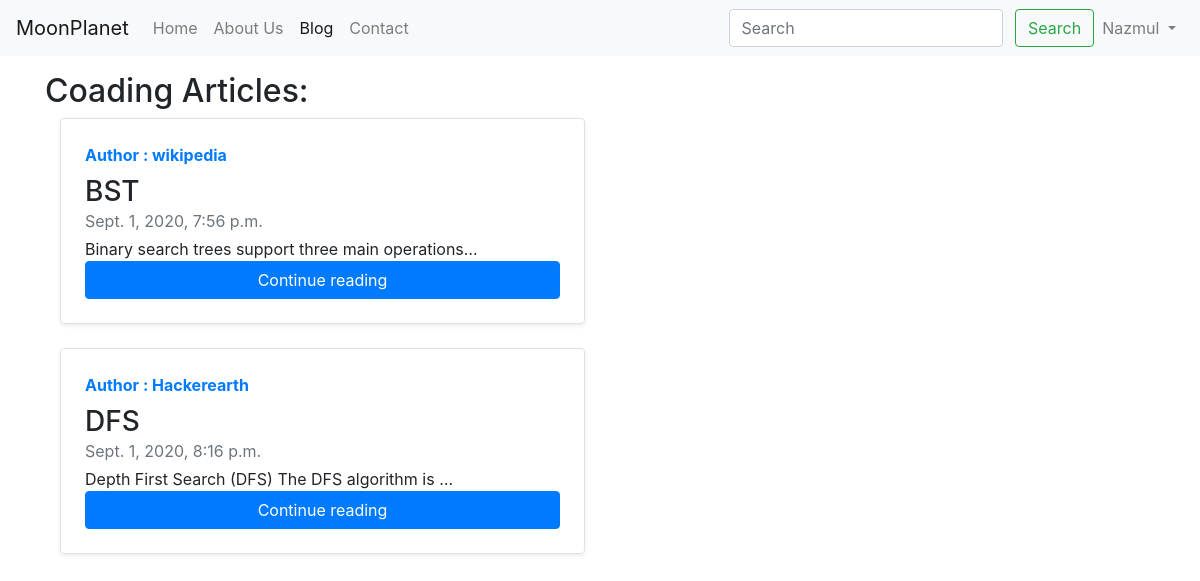
Page /blog/ (signed in) on the committed database.
### blog/models.py (models this page shows, shortened)
class Post(models.Model):
	sno=models.AutoField(primary_key=True)
	title=models.CharField(max_length=250,blank=False)
	content=models.TextField()
	author= models.CharField(max_length=50, blank=False)
	slug = models.CharField(max_length=250,blank=False)
	timeStamp=models.DateTimeField(auto_now=False, auto_now_add=True,blank=False)

### blog/views.py (the view)
# urls.py: path('', views.blogHome, name='blogHome'),
def blogHome(request):
	allposts=Post.objects.all()
	return render(request,'blog/blogHome.html',{'allPosts':allposts})

### templates/blog/blogHome.html (shortened to what this page needs)
{%extends 'base.html'%}
{%block blogactive%}active{%endblock blogactive%}
{%block body%}
<div class="container my-3">
<h2>Coading Articles: </h2>
{%for post in allPosts%}
<div class="col-md-6">
      <div class="row no-gutters border rounded overflow-hidden flex-md-row mb-4 shadow-sm h-md-250 position-relative">
        <div class="col p-4 d-flex flex-column position-static">
          <strong class="d-inline-block mb-2 text-primary">Author : {{post.author}}</strong>
          <h3 class="mb-0">{{post.title}}</h3>
          <div class="mb-1 text-muted">{{post.timeStamp}}</div>
          <p class="card-text mb-auto">{{post.content| truncatechars:50 }}</p>
          <a href="/blog/{{post.slug}}" role ="button" class="btn btn-primary">Continue reading</a>
        </div>
      </div>
    </div>
{%endfor%}
</div>
{%endblock%}

### templates/base.html (shortened to what this page needs)
<!doctype html>
<html lang="en">
  <head>
    <link rel="stylesheet" href="https://stackpath.bootstrapcdn.com/bootstrap/4.5.2/css/bootstrap.min.css">
  </head>
  <body>
    <nav class="navbar navbar-expand-lg navbar-light bg-light">
  <a class="navbar-brand" href="/">MoonPlanet</a>
  <div class="collapse navbar-collapse" id="navbarSupportedContent">
    <ul class="navbar-nav mr-auto">
      <li class="nav-item {%block homeactive%}{%endblock homeactive%}">
        <a class="nav-link" href="/">Home <span class="sr-only">(current)</span></a>
      </li>
      <li class="nav-item {%block aboutactive%}{%endblock aboutactive%}">
        <a class="nav-link" href="/about">About Us</a>
      </li>
	<li class="nav-item {%block blogactive%}{%endblock blogactive%}">
        <a class="nav-link" href="/blog">Blog</a>
      </li>
      <li class="nav-item {%block contactactive%}{%endblock contactactive%}">
        <a class="nav-link" href="/contact">Contact</a>
      </li>
    </ul>
<div class="ml-auto form-inline">
    <form method="get" action="/search" class="my-2 my-lg-0">
      <input class="form-control mr-sm-2" type="search" placeholder="Search" aria-label="Search" name="query" id="querys">
      <button class="btn btn-outline-success my-2 my-sm-0" type="submit">Search</button>
    </form>
{% if user.is_authenticated %}
<ul class="navbar-nav">
<li class="nav-item dropdown">
        <a class="nav-link dropdown-toggle" href="#" id="navbarDropdown" role="button" data-toggle="dropdown" aria-haspopup="true" aria-expanded="false">
          {{request.user}}
        </a>
      </li>
</ul>
{% endif %}
  </div>
</div>
</nav>
{% block body %} {% endblock %}
  </body>
</html>

### rows in the picture
Post: author "wikipedia", title "BST", timeStamp "Sept. 1, 2020, 7:56 p.m.", content "Binary search trees support three main operations…"
Post: author "Hackerearth", title "DFS", timeStamp "Sept. 1, 2020, 8:16 p.m.", content "Depth First Search (DFS) The DFS algorithm is …"

### other values in the picture
{{ request.user }} "Nazmul"
